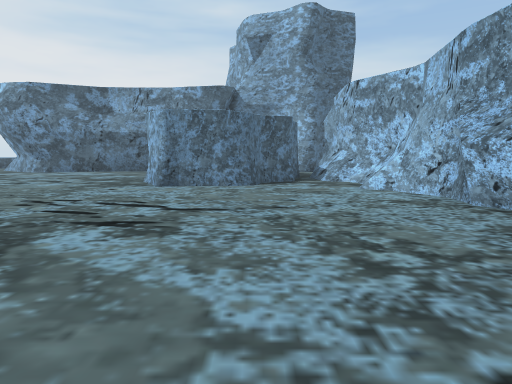
[1] (above)

20 first-person views from a walk through a scene from a Unity 3-D project. The camera is 1.5 m above the floor, tilts 6° down and sees 70° across. The floor is counted in squares, 2 m on a side. Each view is taken from the middle of a square. On the plan, view 1 faces up. The plan holds only what a view shows up to about 11 squares ahead; the rest is blank. The place goes on beyond the plan. The player is left out.

[2]
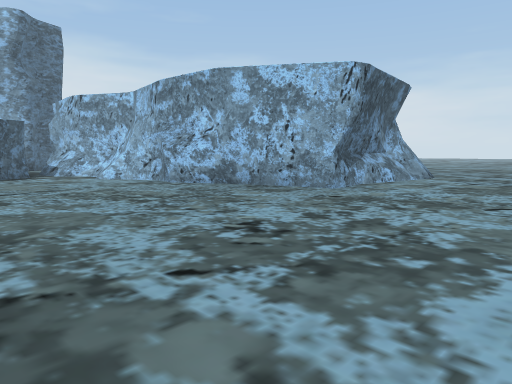

[3]
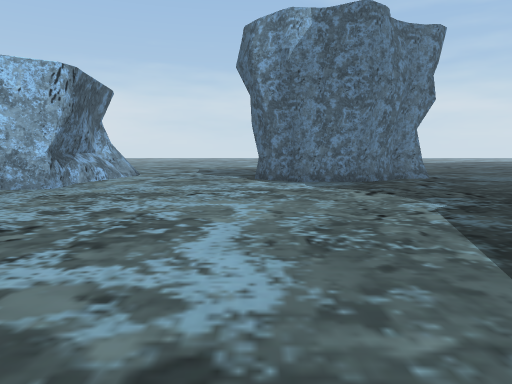

[4]
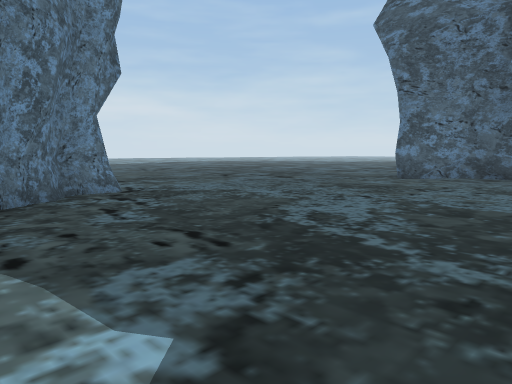

[5]
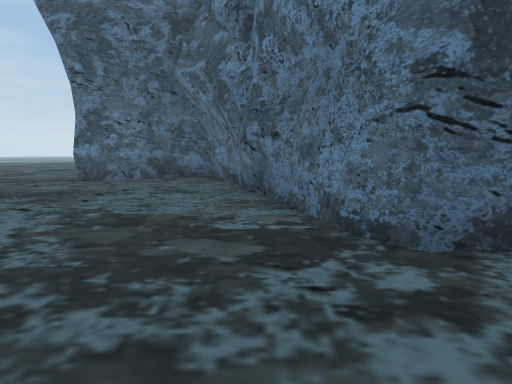

[6]
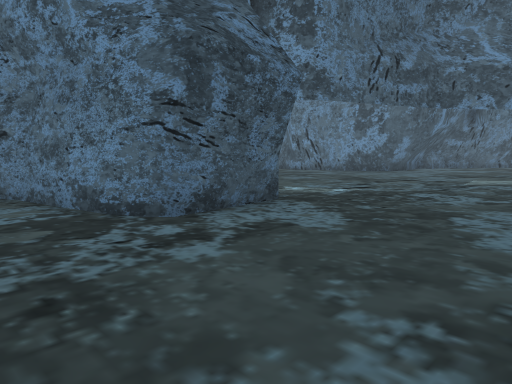

[7]
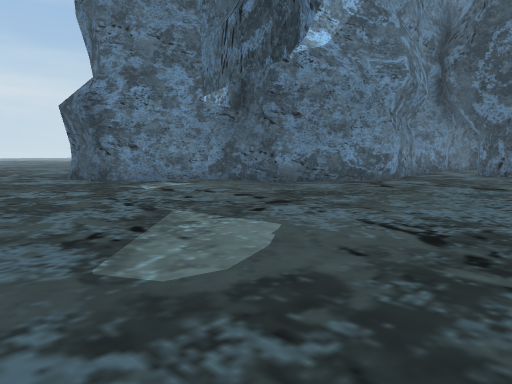

[8]
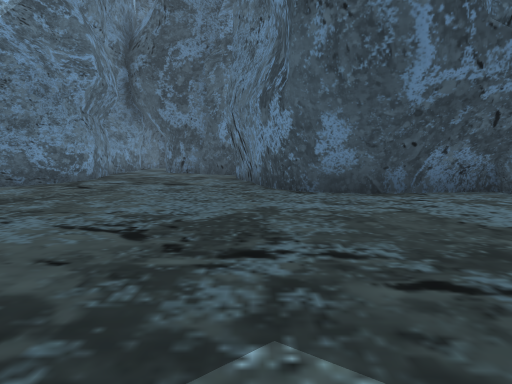

[9]
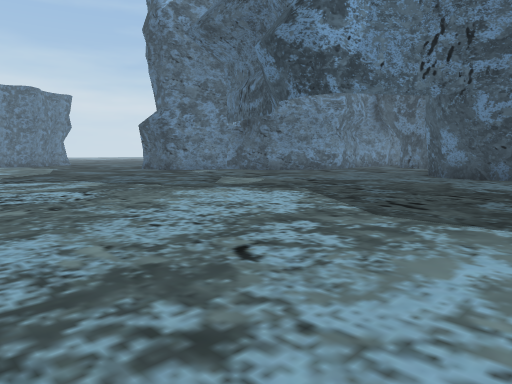

[10]
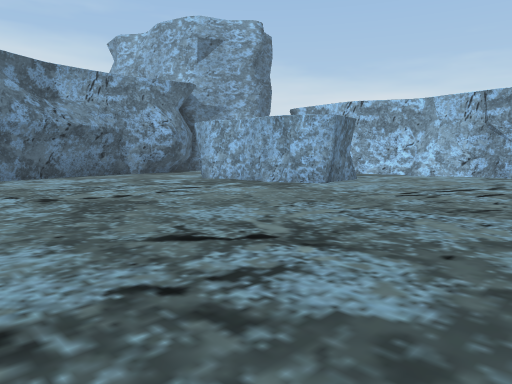

[11]
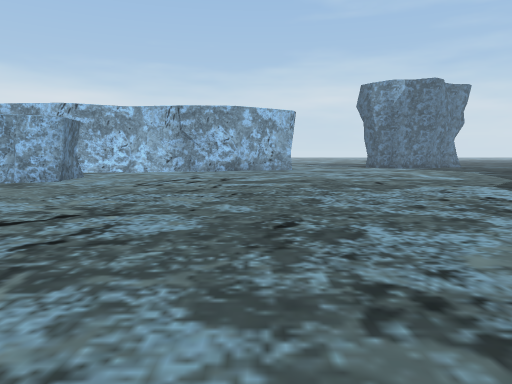

[12]
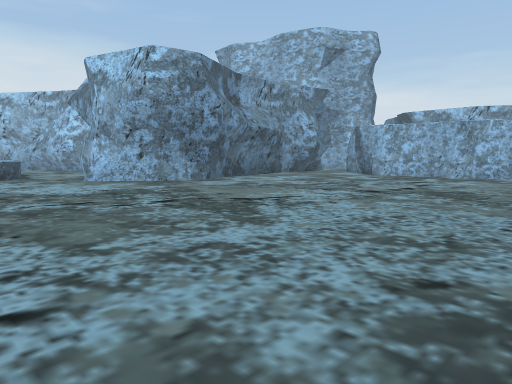

[13]
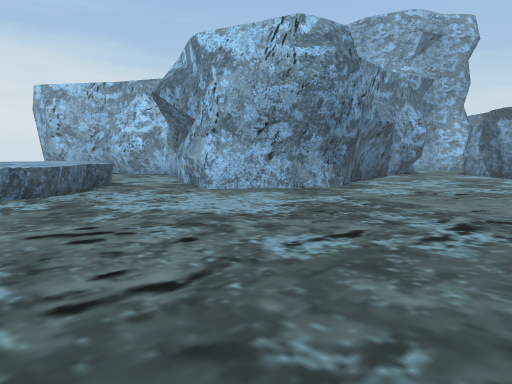

[14]
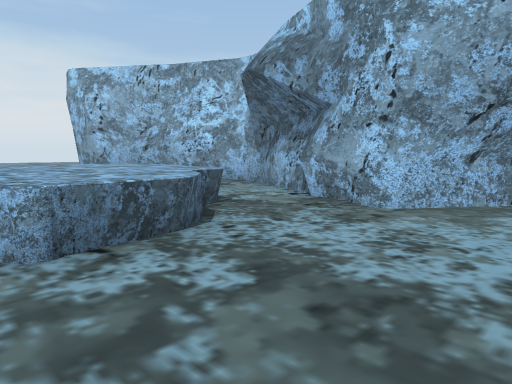

[15]
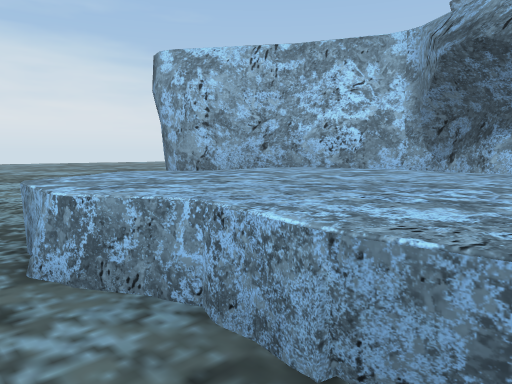

[16]
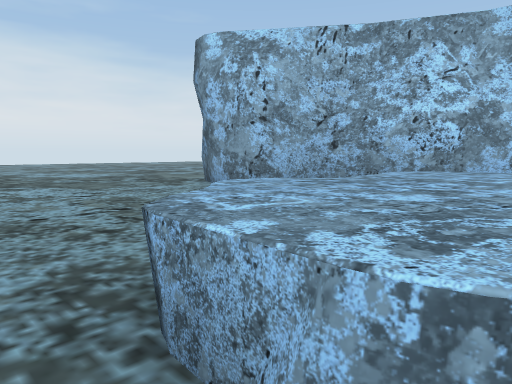

[17]
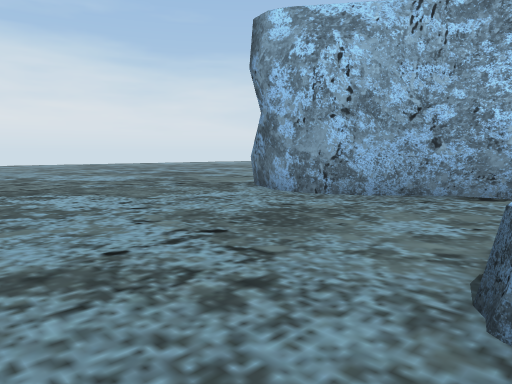

[18]
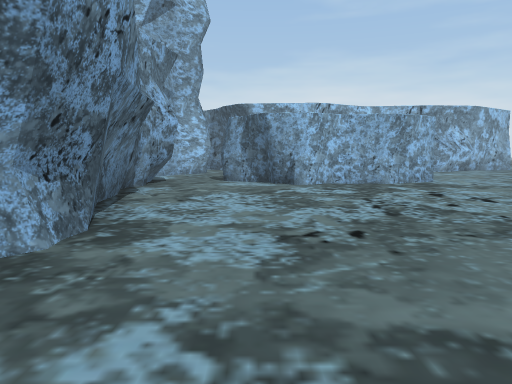

[19]
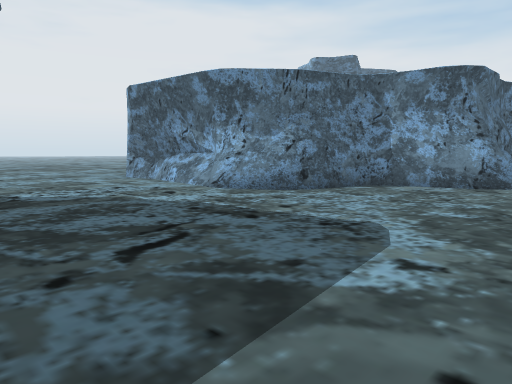

[20]
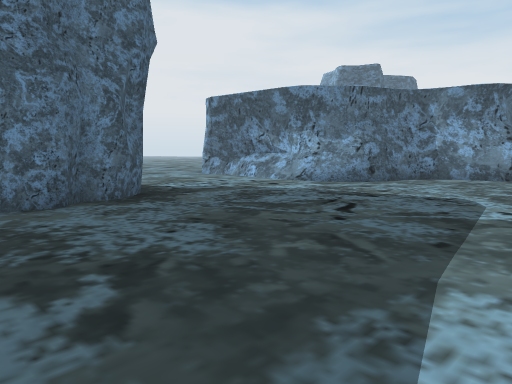

### Floor plan
Key: @ floor where view 1 was taken; # wall or solid block; . floor; / step, stairs or slope; = window, fence, low wall or low ledge; ^ raised ledge.
Columns run from 17 left of view 1 to 16 right of it. Each row starts with its distance up from view 1.
 29  ......
 28  .....#
 27  .....#
 26  .....#
 25 ......##
 24 .......#
 23 .......#
 22 ..^^^.  #
 21 .^^^^^ .#
 20 .^^^^^..#
 19 .^^^^..##
 18 .^^^^.##
 17  .^^..##
 16  .....###  #####
 15  .......####...#
 14  ..............#
 13  ..............#
 12  .............##
 11  .............#   ###
 10  .............#####=##
  9   .............###../#
  8   ..................##
  7   ..................##         #
  6   .... ..............#         #
  5        .............##       ###
  4       ...............#      ##...
  3      ................##     #....
  2       ................#######....
  1        ...................#=.....
  0 ....     ........@...............
 -1 ..................................
 -2 ..................................
 -3 ..................................
 -4  ...........   .........####......
 -5  ..........     ........#  #......
 -6  .......................## #......
 -7  ........................#    ....
 -8  ........................#
 -9   .............###..........
-10  .............## #..........
-11  .............#  #..........
-12 #####.......###  #.........
-13     ##.....##    ##.......
-14      #....##      #......
-15      #....#       #......
-16      #....#       ##..##..
-17        ..          #### ..

Where each view was taken, in squares from view 1:
view 1: 0 up, 0 right, facing up
view 2: 3 down, 2 left, facing up-right
view 3: 3 down, 3 left, facing right
view 4: 5 down, 1 right, facing down-right
view 5: 6 down, 1 right, facing down
view 6: 5 down, 2 right, facing down-left
view 7: 5 down, 12 left, facing down-right
view 8: 5 down, 12 left, facing down
view 9: 0 up, 17 left, facing down-right
view 10: 3 up, 10 left, facing up-right
view 11: 3 up, 12 left, facing right
view 12: 6 up, 15 left, facing up-right
view 13: 10 up, 16 left, facing up-right
view 14: 14 up, 16 left, facing up-right
view 15: 18 up, 17 left, facing up-right
view 16: 20 up, 17 left, facing up-right
view 17: 22 up, 17 left, facing up-right
view 18: 13 up, 12 left, facing right
view 19: 4 down, 16 right, facing up-left
view 20: 7 down, 16 right, facing up-left
